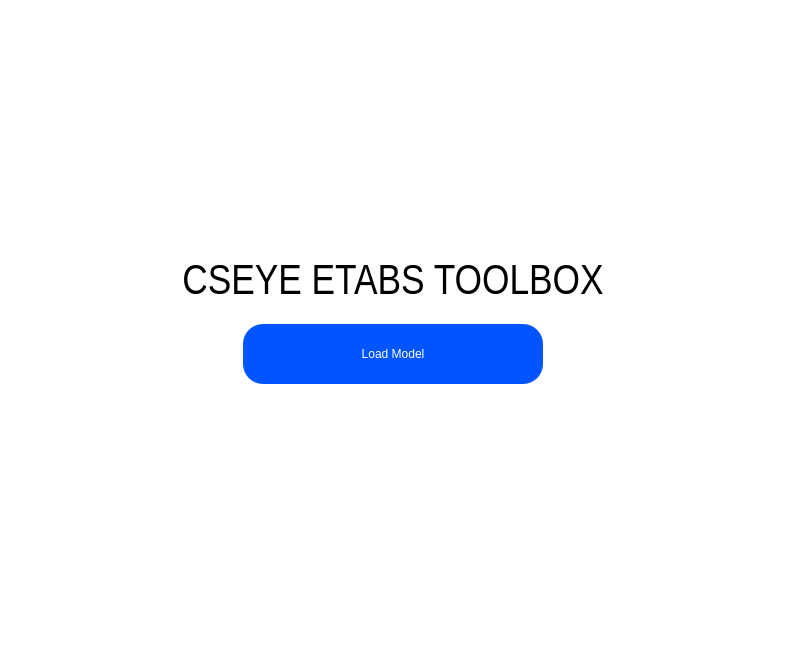
<?xml version="1.0" encoding="UTF-8"?>
<ui version="4.0">
 <class>MainWindow</class>
 <widget class="QMainWindow" name="MainWindow">
  <property name="geometry">
   <rect>
    <x>0</x>
    <y>0</y>
    <width>787</width>
    <height>664</height>
   </rect>
  </property>
  <property name="windowTitle">
   <string>ETABS Toolbox</string>
  </property>
  <property name="windowIcon">
   <iconset>
    <normaloff>../images/icon.png</normaloff>../images/icon.png</iconset>
  </property>
  <property name="styleSheet">
   <string notr="true">background-color: rgb(255, 255, 255);</string>
  </property>
  <widget class="QWidget" name="centralwidget">
   <layout class="QVBoxLayout" name="verticalLayout">
    <item>
     <layout class="QVBoxLayout" name="verticalLayout_2">
      <property name="bottomMargin">
       <number>10</number>
      </property>
      <item alignment="Qt::AlignHCenter|Qt::AlignBottom">
       <widget class="QLabel" name="label_2">
        <property name="minimumSize">
         <size>
          <width>75</width>
          <height>100</height>
         </size>
        </property>
        <property name="maximumSize">
         <size>
          <width>75</width>
          <height>100</height>
         </size>
        </property>
        <property name="styleSheet">
         <string notr="true">margin-botton:10px;</string>
        </property>
        <property name="text">
         <string/>
        </property>
        <property name="pixmap">
         <pixmap>../images/icon.png</pixmap>
        </property>
        <property name="scaledContents">
         <bool>true</bool>
        </property>
       </widget>
      </item>
     </layout>
    </item>
    <item>
     <layout class="QVBoxLayout" name="verticalLayout_3">
      <item alignment="Qt::AlignHCenter">
       <widget class="QLabel" name="label">
        <property name="minimumSize">
         <size>
          <width>500</width>
          <height>50</height>
         </size>
        </property>
        <property name="maximumSize">
         <size>
          <width>500</width>
          <height>50</height>
         </size>
        </property>
        <property name="font">
         <font>
          <family>Arial Narrow</family>
          <pointsize>32</pointsize>
          <weight>50</weight>
          <italic>false</italic>
          <bold>false</bold>
         </font>
        </property>
        <property name="styleSheet">
         <string notr="true">
font: 32pt &quot;Arial Narrow&quot;;</string>
        </property>
        <property name="text">
         <string>CSEYE ETABS TOOLBOX</string>
        </property>
        <property name="alignment">
         <set>Qt::AlignCenter</set>
        </property>
       </widget>
      </item>
     </layout>
    </item>
    <item>
     <layout class="QVBoxLayout" name="verticalLayout_4" stretch="0">
      <property name="topMargin">
       <number>10</number>
      </property>
      <item alignment="Qt::AlignHCenter">
       <widget class="QPushButton" name="loadModelButton">
        <property name="minimumSize">
         <size>
          <width>300</width>
          <height>60</height>
         </size>
        </property>
        <property name="maximumSize">
         <size>
          <width>200</width>
          <height>60</height>
         </size>
        </property>
        <property name="styleSheet">
         <string notr="true">QPushButton{
min-height:60px;
max-height:60px;
max-width:200px;
border-radius:20px;
background-color: rgb(0, 85, 255);
color: rgb(255, 255, 255);
}
QPushButton:hover{
	background-color: rgb(0, 170, 255);
}

</string>
        </property>
        <property name="text">
         <string>Load Model</string>
        </property>
       </widget>
      </item>
     </layout>
    </item>
    <item>
     <layout class="QVBoxLayout" name="verticalLayout_5">
      <item alignment="Qt::AlignHCenter|Qt::AlignTop">
       <widget class="QLabel" name="modelPath">
        <property name="minimumSize">
         <size>
          <width>300</width>
          <height>20</height>
         </size>
        </property>
        <property name="maximumSize">
         <size>
          <width>300</width>
          <height>20</height>
         </size>
        </property>
        <property name="styleSheet">
         <string notr="true">/* horizontal only */
qproperty-alignment: AlignHCenter;
qproperty-alignment: AlignVCenter;
qproperty-alignment: AlignCenter;</string>
        </property>
        <property name="text">
         <string/>
        </property>
        <property name="wordWrap">
         <bool>true</bool>
        </property>
       </widget>
      </item>
     </layout>
    </item>
   </layout>
  </widget>
  <widget class="QMenuBar" name="menubar">
   <property name="geometry">
    <rect>
     <x>0</x>
     <y>0</y>
     <width>787</width>
     <height>22</height>
    </rect>
   </property>
  </widget>
  <widget class="QStatusBar" name="statusbar"/>
 </widget>
 <resources/>
 <connections/>
</ui>
